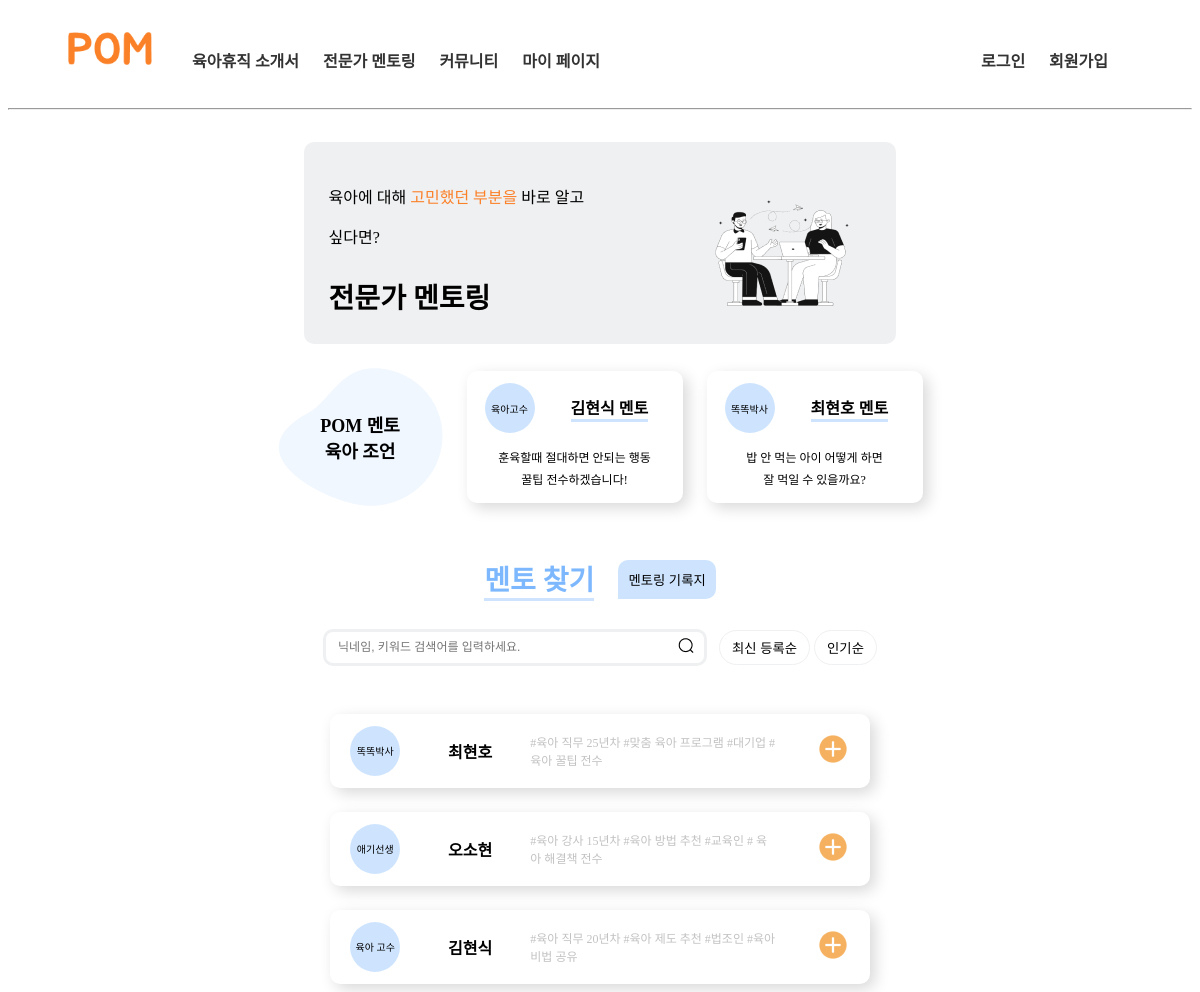
The app's page /mentoring/, older data.
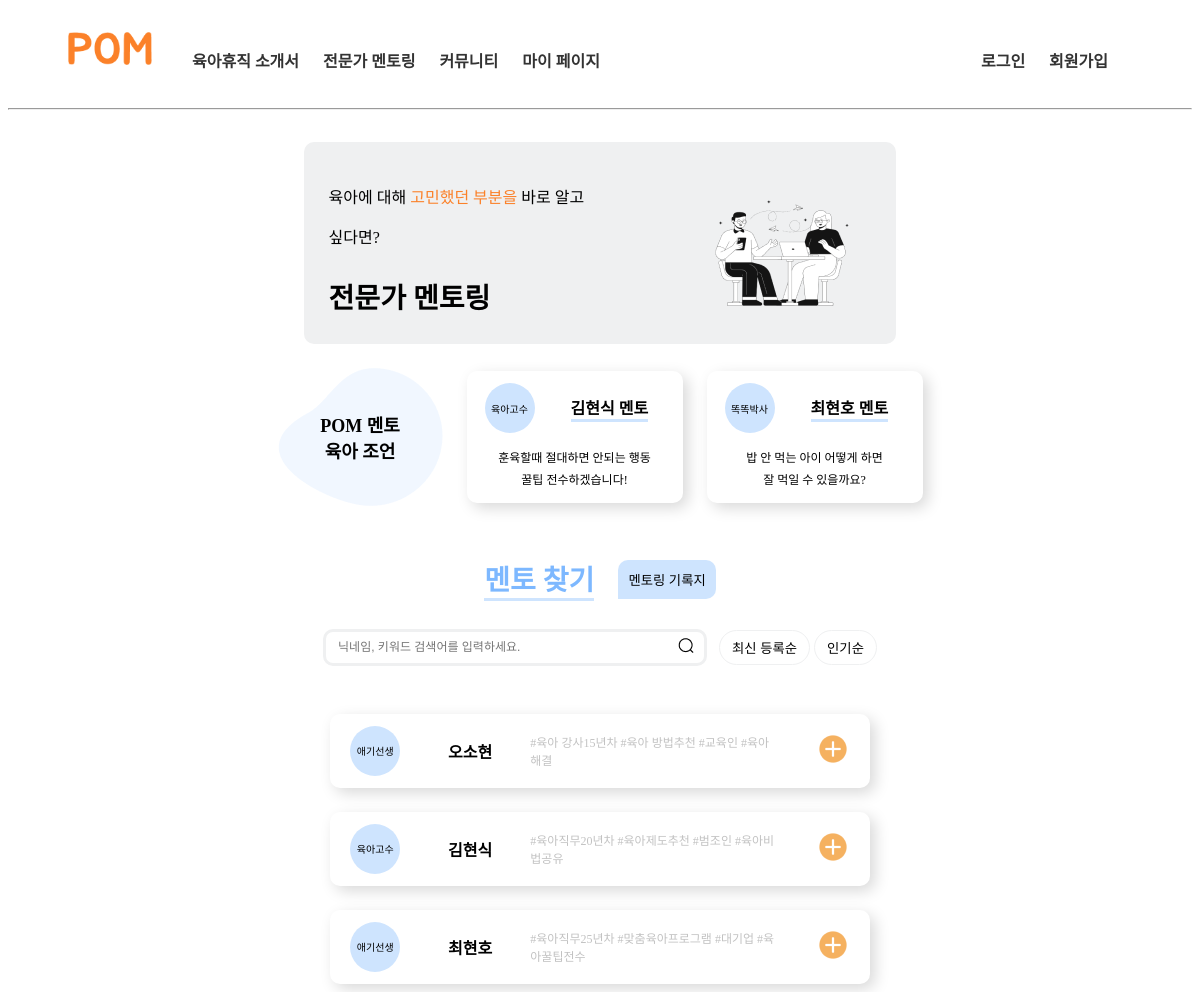
The same page, newer data.
### mentoring/models.py (models this page shows, shortened)
class Mento(models.Model):
    name = models.CharField(max_length=50)
    intro = models.TextField()
    content_1 = models.CharField(max_length=150)
    content_2 = models.CharField(max_length=150, null=True, blank=True)
    content_3 = models.CharField(max_length=150, null=True, blank=True)
    content_4 = models.CharField(max_length=150, null=True, blank=True)
    time = models.TextField(null=True, blank=True)
    nickname = models.CharField(max_length=100)
    tag = models.TextField()

### mentoring/views.py (the view)
# urls.py: path('', home, name='home'),
def home(request):
    mentos = Mento.objects.all()
    sort = request.GET.get('sort', 'latest')
    if sort == 'popular':
        mentos = Mento.objects.all().annotate(popularity= Count('questions')).order_by('-popularity', '-id')
    else:
        mentos = Mento.objects.all().order_by('-id')
    return render(request, 'mentoring/home.html', {'mentos': mentos})

### mentoring/templates/mentoring/home.html (shortened to what this page needs)
{% load static %}
<!DOCTYPE html>
<html lang="en">
  <head>
    <link rel="stylesheet" href="{% static 'css/mentoring.css' %}" />
  </head>
  <body>
    {% include 'mentoring/header.html' %}
    <section>
      <div class="section">
        <div class="sec_header">
          <div class="sec_header_text">
            <p>육아에 대해 <span>고민했던 부분을 </span>바로 알고</p>
            <p>싶다면?</p>
            <p id="text_bold">전문가 멘토링</p>
          </div>
          <div class="sec_header_img">
            <img src="{% static 'images/mentoring.png' %}" />
          </div>
        </div>
        <div class="sec_advice">
          <div class="advice">
            <div class="advice_img">
              <p>POM 멘토</p>
              <p>육아 조언</p>
            </div>
          </div>
          <div class="advice_list">
            <div class="advice_detail">
              <div class="advice_detail_header">
                <div class="advice_detail_nickname">
                  <div class="advice_detail_circle"><div class="advice_detail_text">육아고수</div></div>
                </div>
                <div class="advice_detail_name">
                  <p>김현식 멘토</p>
                </div>
              </div>
              <div class="advice_detail_content">
                <p>훈육할때 절대하면 안되는 행동</p>
                <p>꿀팁 전수하겠습니다!</p>
              </div>
            </div>
            <div class="advice_detail">
              <div class="advice_detail_header">
                <div class="advice_detail_nickname">
                  <div class="advice_detail_circle"><div class="advice_detail_text">똑똑박사</div></div>
                </div>
                <div class="advice_detail_name">
                  <p>최현호 멘토</p>
                </div>
              </div>
              <div class="advice_detail_content">
                <p>밥 안 먹는 아이 어떻게 하면</p>
                <p>잘 먹일 수 있을까요?</p>
              </div>
            </div>
          </div>
        </div>
        <div class="find">
          <div class="find_header">
            <p>멘토 찾기</p>
            <a href="{%url 'mentoring:record-sheet'%}"><button type="button">멘토링 기록지</button></a>
          </div>
          <div class="find_search">
            <div class="sec_search">
              <form method="GET" action="{% url 'mentoring:home' %}">
                <div class="form_div">
                  <input type="text" name="search" placeholder="닉네임, 키워드 검색어를 입력하세요." id="search" />
                  <button type="submit" name="submit" id="submit"><img src="{% static 'images/search.png' %}" /></button>
                </div>
              </form>
            </div>
            <div class="sec_btn">
              <button type="button" id="recent"><a href="{% url 'mentoring:home' %}?sort=latest">최신 등록순</a></button>
              <button type="button" id="hot"><a href="{% url 'mentoring:home' %}?sort=popular">인기순</a></button>
            </div>
          </div>
          {% if mentos %}
          <div class="result">
            {%for mento in mentos%}
            <div class="result_detail">
              <div class="advice_detail_nickname">
                <div class="result_circle"><div class="result_text">{{mento.nickname}}</div></div>
              </div>
              <div class="result_name">
                <p>{{mento.name}}</p>
              </div>
              <div class="result_content">
                <p>{{mento.tag}}</p>
              </div>
              <div class="result_btn">
                <a href="{%url 'mentoring:detail' mento.id%}"><img class="result_img" src="{% static 'images/plusBtn.png' %}" /></a>
              </div>
            </div>
            {%empty%} 멘토가 없습니다. {%endfor%} {% else %} 멘토가 없습니다. {% endif %}
          </div>
        </div>
      </div>
    </section>
  </body>
</html>

### mentoring/templates/mentoring/header.html (shortened to what this page needs)
  <link rel="stylesheet" href="{% static 'css/header.css' %}" />
<div class="header">
  <header>
    <div>
      <a href="{% url 'accounts:home' %}"><img src="{% static 'images/POM.png' %}" id="logo"></a></img>
    </div>
  </header>
  <nav>
    <div class="nav">
      <div class="menu">
        <ul>
          <li><a href="{% url 'program:program_home' %}">육아휴직 소개서</a></li>
          <li><a href="{% url 'mentoring:home' %}">전문가 멘토링</a></li>
          <li><a href="{% url 'community:list' %}">커뮤니티</a></li>
          <li><a href="{% url 'accounts:mypage' %}"">마이 페이지</a></li>
        </ul>
      </div>
      <div class="account">
        <ul>
          {% if user.is_authenticated %}
          <li><a href="#">{{ user.username }}님, 환영합니다!</a></li>
          <li><a href="{%url 'accounts:logout' %}" id="signup" onclick="document.getElementById('logout-form').submit();">로그아웃</a>
            <form
            id="logout-form"
            action="{% url 'accounts:logout' %}"
            method="post"
            style="display: none"
          >
            {% csrf_token %}
          </form></li>
          {% else %}
          <li><a href="{%url 'accounts:login' %}">로그인</a></li>
          <li><a href="{%url 'accounts:signup' %}" id="signup">회원가입</a></li>
          {%endif%}
        </ul>
      </div>
    </div>
  </nav>
</div>
<hr>

### accounts/static/css/mentoring.css (style rules this page uses)
* { box-sizing: border-box; }
.header { display: flex; flex-direction: row; padding: 2vw 5vw 1vw 5vw; }
#logo { width: 7vw; }
nav { flex: 1; }
.nav { display: flex; flex-direction: row; }
.menu { flex: 1; }
.menu ul, .account ul { display: flex; flex-direction: row; }
.menu ul li, .account ul li { list-style: none; margin-right: 2vw; font-weight: bold; }
.menu ul li a, .account ul li a, .policy_header_more a, .program_header_more a { text-decoration: none; color: #333; }
hr { background: #d0d3d9; }
.section { display: flex; flex-direction: column; align-items: center; }
.sec_header { margin-top: 2vw; display: flex; flex-direction: row; justify-content: space-around; align-items: end; background-color: #eff0f1; width: 50%; border-radius: 10px; }
.sec_header_text span { color: #fb8129; }
#text_bold { font-weight: bold; font-size: 28px; }
.sec_header_img { margin-top: 2vw; margin-left: 5vw; }
.sec_advice { display: flex; flex-direction: row; align-items: center; margin-top: 2vw; }
.advice_img { background-image: url("/img/shape.png"); width: 165px; height: 138px; background-size: contain; display: flex; flex-direction: column; justify-content: center; align-items: center; text-align: center; }
.advice_img p { font-weight: bold; margin: 0; font-size: 18px; }
.advice_list { display: flex; flex-direction: row; align-items: center; }
.advice_detail { display: flex; flex-direction: column; justify-content: space-around; align-items: center; padding: 1vw 0.2vw; box-shadow: 5px 5px 15px #d9d9d9; border-radius: 10px; width: 18vw; margin-left: 2vw; }
.result_detail { display: flex; flex-direction: row; justify-content: space-around; align-items: center; padding: 1vw 0.2vw; box-shadow: 5px 5px 15px #d9d9d9; border-radius: 10px; width: 45vw; margin-top: 2vw; }
.advice_detail_header, .result_header { display: flex; flex-direction: row; align-items: center; width: 17vw; justify-content: flex-start; }
.advice_detail_circle, .result_circle { display: flex; flex-direction: column; justify-content: center; align-items: center; width: 50px; height: 50px; font-size: 10px; background-color: #cee4fe; border-radius: 50%; margin-left: 1vw; }
.advice_detail_content { display: flex; flex-direction: column; align-items: center; margin-top: 1vw; }
.result_content { display: grid; margin-left: 2vw; width: 21vw; }
.advice_detail_name, .result_name { margin-left: 3vw; }
.advice_detail_name p { margin: 0; font-weight: bold; border-bottom: 3px solid #cee4fe; }
.result_name p { margin: 0; font-weight: bold; }
.advice_detail_content p { margin: 0.2vw 0; font-size: 12px; }
.result_content p { margin: 0 0.2vw; font-size: 12px; color: #c2c2c2; }
.sec_search { margin-right: 1vw; }
.find_search { display: flex; flex-direction: row; align-items: center; }
.find { display: flex; flex-direction: column; align-items: center; }
.find_header { display: flex; flex-direction: row; align-items: center; margin-top: 2vw; font-weight: bold; font-size: 28px; color: #7db8ff; }
.find_header p { border-bottom: 3px solid #cee4fe; }
.find_header button { border: none; background: #cee4fe; border-radius: 10px 10px 10px 0; padding: 10px; margin-left: 2vw; }
.form_div { border: 3px solid #eff0f1; border-radius: 10px; display: flex; flex-direction: row; justify-content: space-around; align-items: center; padding: 0.2vw 0.3vw; width: 32vw; }
#search { border: none; padding: 0.5vw 0.7vw; font-size: 12px; outline: none; flex: 1; }
#submit { border: none; background: none; }
.sec_btn button { border: 1px solid #eff0f1; background: none; border-radius: 20px; padding: 0.6vw 1vw; }
.result { margin-top: 2vw; display: flex; flex-direction: column; align-items: center; }
.result_btn { margin-left: 2vw; margin-right: 1vw; }
#recent a, #hot a { text-decoration: none; color: black; }

### accounts/static/css/header.css (style rules this page uses)
* { box-sizing: border-box; }
.header { display: flex; flex-direction: row; padding: 2vw 5vw 1vw 5vw; }
#logo { width: 7vw; }
nav { flex: 1; }
.nav { display: flex; flex-direction: row; }
.menu { flex: 1; }
.menu ul, .account ul { display: flex; flex-direction: row; }
.menu ul li, .account ul li { list-style: none; margin-right: 2vw; font-weight: bold; }
.menu ul li a, .account ul li a, .policy_header_more a, .program_header_more a { text-decoration: none; color: #333; }
hr { background: #d0d3d9; }

Row changes from the older to the newer data that the page shows:
removed Mento: nickname "똑똑박사", name "최현호", tag "#육아 직무 25년차 #맞춤 육아 프로그램 #대기업 #육아 꿀팁 전수"
changed Mento "오소현": tag "#육아 강사 15년차 #육아 방법 추천 #교육인 # 육아 해결책 전수" → "#육아 강사15년차 #육아 방법추천 #교육인 #육아해결"
added Mento: nickname "육아고수", name "김현식", tag "#육아직무20년차 #육아제도추천 #범조인 #육아비법공유"
changed Mento: nickname "육아 고수" → "애기선생"; name "김현식" → "최현호"; tag "#육아 직무 20년차 #육아 제도 추천 #법조인 #육아 비법 공유" → "#육아직무25년차 #맞춤육아프로그램 #대기업 #육아꿀팁전수"
